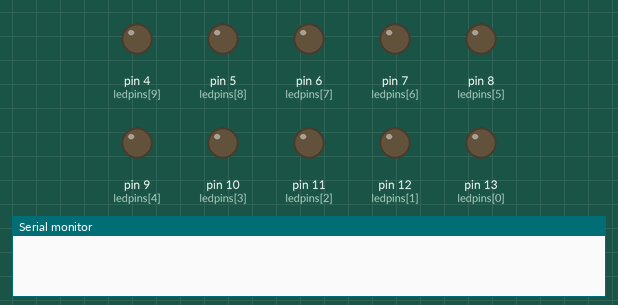
This sketch was run on a simulated Arduino Uno, built with avr-gcc and run on an emulated ATmega328P. On the bench: output pins drawn as LEDs (lit = HIGH), the last lines printed to the serial monitor.

Above: at 2.6 s.
At 7.1 s:
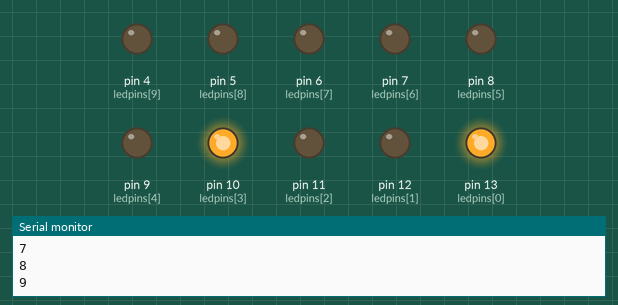
At 11.6 s:
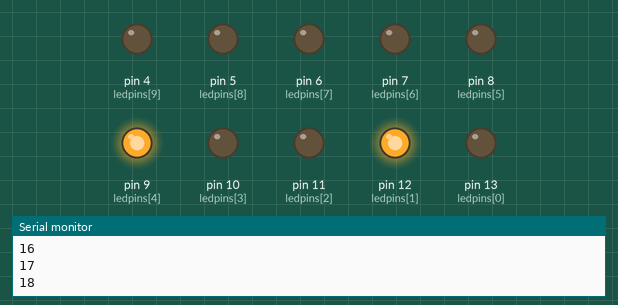
At 20.6 s:
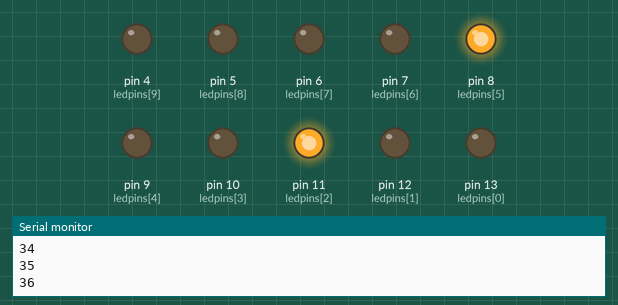
At 29.6 s:
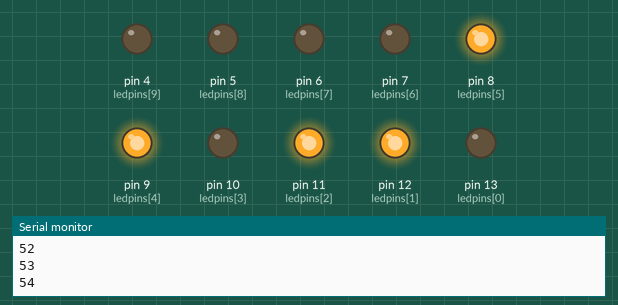
At 39.1 s:
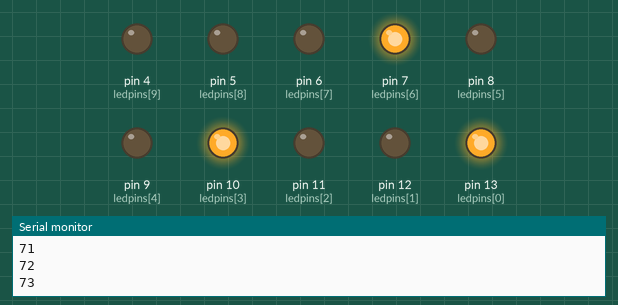
Timing chart, 0 to 40.0 s (numbered marks = the images above):
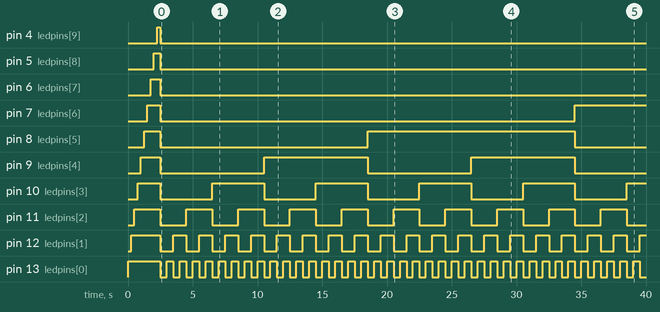

The sketch:

Blink4.ino
```cpp
int numLed = 10;
int ledpins[] = {
  13,12,11,10,9,8,7,6,5,4};
int mask[] = {
  1,2,4,8,16,32,64,128,256,512};
int counter = 0;
int row = 1;

void setup() {
  // initialize the digital pin as an output.
  digitalWrite(row,OUTPUT);
  digitalWrite(row,LOW);
  for (int i=0;i<numLed;i++){
    pinMode(ledpins[i], OUTPUT);
    digitalWrite(ledpins[i], HIGH);
    delay(250);
  }
  Serial.begin(9600);
}

void loop() {

  for (int i=0;i<numLed;i++){
    if (counter & mask[i]) {
      digitalWrite(ledpins[i], HIGH);
    }
    else {
      digitalWrite(ledpins[i], LOW);
    }
  }

  delay(500);
  counter++;
  Serial.println(counter);
}
```

Measured:
- by itself, pin 4 (ledpins[9]), pin 5 (ledpins[8]), pin 6 (ledpins[7]): HIGH → LOW at 2.5 s
- by itself, pin 7 (ledpins[6]): HIGH → LOW at 2.5 s, → HIGH 32.0 s later
- by itself, pin 8 (ledpins[5]): HIGH → LOW at 2.5 s, → HIGH 16.0 s later, → LOW 16.0 s later
- by itself, pin 9 (ledpins[4]): alternates HIGH for 8.0 s and LOW for 8.0 s
- by itself, pin 10 (ledpins[3]): alternates HIGH for 4.0 s and LOW for 4.0 s
- by itself, pin 11 (ledpins[2]): alternates HIGH for 2.0 s and LOW for 2.0 s
- by itself, pin 12 (ledpins[1]): alternates HIGH for 1.0 s and LOW for 1.0 s
- by itself, pin 13 (ledpins[0]): alternates HIGH for 0.50 s and LOW for 0.50 s
